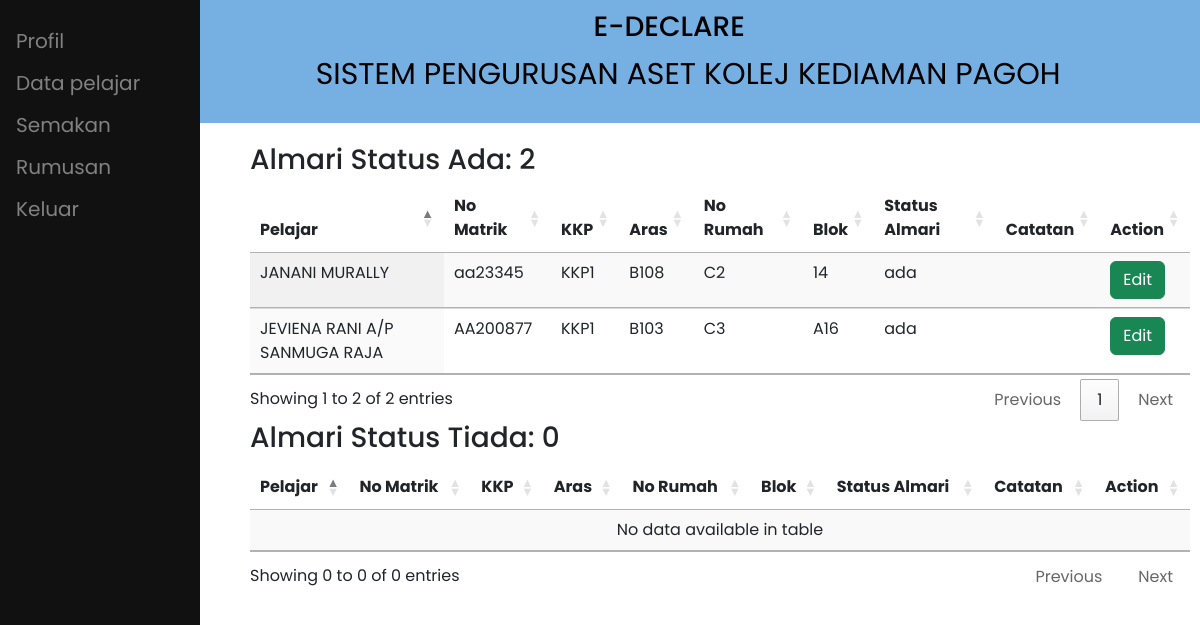
/ppas/almari.php, run on the app's committed database.
### tables this page shows
CREATE TABLE `akuan` (
  `id_akuan` int(10) NOT NULL,
  `no_matrik` varchar(8) NOT NULL,
  `id_staff` int(10) DEFAULT NULL,
  `id_ppas` int(10) DEFAULT NULL,
  `lokasi` varchar(30) NOT NULL,
  `tarikh_akuan` date NOT NULL DEFAULT current_timestamp(),
  `status` varchar(255) NOT NULL DEFAULT '0',
  `tilam_catatan` varchar(50) NOT NULL,
  `tilam_status` varchar(255) NOT NULL,
  `katil_catatan` varchar(50) NOT NULL,
  `katil_status` varchar(255) NOT NULL,
  `almari_catatan` varchar(50) NOT NULL,
  `almari_status` varchar(255) NOT NULL,
  `kerusi_catatan` varchar(50) NOT NULL,
  `kerusi_status` varchar(255) NOT NULL,
  `mbbr_catatan` varchar(50) NOT NULL,
  `mbbr_status` varchar(255) NOT NULL,
  `no_kunci` varchar(255) DEFAULT NULL,
  `jenis_borang` varchar(255) NOT NULL,
  `kkp` varchar(255) NOT NULL,
  `disahkan` int(11) NOT NULL DEFAULT 0
);

CREATE TABLE `pelajar` (
  `no_matrik` varchar(8) NOT NULL,
  `nama_pelajar` varchar(50) NOT NULL,
  `email_pelajar` varchar(100) NOT NULL,
  `kata_laluan_p` varchar(100) NOT NULL,
  `sem_no` int(1) NOT NULL,
  `tahun` int(1) NOT NULL,
  `no_telefon_p` varchar(20) NOT NULL,
  `kkp` varchar(255) DEFAULT NULL,
  `aras` varchar(255) DEFAULT NULL,
  `no_rumah` varchar(255) DEFAULT NULL,
  `blok` varchar(255) DEFAULT NULL,
  `status` int(11) NOT NULL
);

### ppas/almari.php (the view, shortened to what this page needs)
<?php
require "../conn.php";
$sql = "select count(*) as bilangan from akuan where almari_status = 'ada'";
$result = $conn->query($sql);
if ($result->num_rows > 0) {
  while ($row = $result->fetch_assoc()) {
    $almari_ada = $row['bilangan'];
  }
}
$sql = "select count(*) as bilangan from akuan where almari_status = 'tiada'";
$result = $conn->query($sql);
if ($result->num_rows > 0) {
  while ($row = $result->fetch_assoc()) {
    $almari_tiada = $row['bilangan'];
  }
}
?>
<!DOCTYPE html>
<html lang="en">
<head>
  <link rel="stylesheet" href="../css/style.css">
  <link href='https://unpkg.com/boxicons@2.1.2/css/boxicons.min.css' rel='stylesheet'>
  <link href="https://cdn.jsdelivr.net/npm/bootstrap@5.2.0-beta1/dist/css/bootstrap.min.css" rel="stylesheet">
  <link rel="stylesheet" href="https://cdn.datatables.net/1.12.1/css/jquery.dataTables.min.css">
  <link rel="stylesheet" href="https://cdn.datatables.net/buttons/2.2.3/css/buttons.dataTables.min.css">
  <link rel="stylesheet" href="../css/penerimaan_penyelia.css">
</head>
<body>
  <div class="header">
    <h3>&nbsp;&nbsp;&nbsp;&nbsp;&nbsp;&nbsp;&nbsp;&nbsp;&nbsp;&nbsp;&nbsp;&nbsp;&nbsp;&nbsp;&nbsp;&nbsp;&nbsp;&nbsp;&nbsp;E-DECLARE</h3>
    <p>&nbsp;&nbsp;&nbsp;&nbsp;&nbsp;&nbsp;&nbsp;&nbsp;&nbsp;&nbsp;&nbsp;&nbsp;&nbsp;&nbsp;&nbsp;&nbsp;&nbsp;&nbsp;&nbsp;&nbsp;&nbsp;&nbsp;SISTEM PENGURUSAN ASET KOLEJ KEDIAMAN PAGOH</p>
  </div>
  <?php include 'ppas_sidenav.php' ?>
  <div class="content">
    <h3>Almari Status Ada: <?php echo $almari_ada ?></h3>
    <table id="example" class="display table" style="width:100%">
      <thead>
        <tr>
          <th>Pelajar</th>
          <th>No Matrik</th>
          <th>KKP</th>
          <th>Aras</th>
          <th>No Rumah</th>
          <th>Blok</th>
          <th>Status Almari</th>
          <th>Catatan</th>
          <th>Action</th>
        </tr>
      </thead>
      <tbody>
        <?php
        $sql = "SELECT * from akuan inner join pelajar on akuan.no_matrik = pelajar.no_matrik where almari_status = 'ada'";
        $result = $conn->query($sql);
        if ($result->num_rows > 0) {
          while ($row = $result->fetch_assoc()) {
        ?>
            <tr>
              <td><?php echo $row['nama_pelajar'] ?></td>
              <td><?php echo $row['no_matrik'] ?></td>
              <td><?php echo $row['kkp'] ?></td>
              <td><?php echo $row['aras'] ?></td>
              <td><?php echo $row['no_rumah'] ?></td>
              <td><?php echo $row['blok'] ?></td>
              <td><?php echo $row['almari_status'] ?></td>
              <td><?php echo $row['almari_catatan'] ?></td>
              <td><a class="btn btn-success btn-block" href="edit_aset.php?almari=<?php echo $row['id_akuan']?>">Edit</a></td>
            </tr>
        <?php
          }
        }
        ?>
      </tbody>
    </table>
    <h3>Almari Status Tiada: <?php echo $almari_tiada ?></h3>
    <table id="example2" class="display table" style="width:100%; margin-top:10px">
      <thead>
        <tr>
        <th>Pelajar</th>
          <th>No Matrik</th>
          <th>KKP</th>
          <th>Aras</th>
          <th>No Rumah</th>
          <th>Blok</th>
          <th>Status Almari</th>
          <th>Catatan</th>
          <th>Action</th>
        </tr>
      </thead>
      <tbody>
      </tbody>
    </table>
  </div>
</body>
</html>

### css/style.css (style rules this page uses)
* { margin: 0; padding: 0; box-sizing: border-box; font-family: "Poppins", sans-serif; }
body { position: relative; min-height: 100vh; width: 100%; overflow: hidden; overflow-y: scroll; }
.content { width: auto; height: 1200px; margin-left: 240px; position: relative; background: #fff; top: 10px; }
td, th { border: 1px solid #999; padding: 20px; }

### css/penerimaan_penyelia.css (style rules this page uses)
.header { padding: 10px; text-align: center; background: #76B0E3; color: black; font-size: 30px; }
.content { padding: 10px; }

### data on the page
akuan: no_matrik.nama_pelajar "JEVIENA RANI A/P SANMUGA RAJA", no_matrik.no_matrik "AA200877", no_matrik.kkp "KKP1", no_matrik.aras "B103", no_matrik.no_rumah "C3", no_matrik.blok "A16", almari_status "ada"
akuan: no_matrik.nama_pelajar "JANANI MURALLY", no_matrik.no_matrik "aa23345", no_matrik.kkp "KKP1", no_matrik.aras "B108", no_matrik.no_rumah "C2", no_matrik.blok "14", almari_status "ada"

### other printed values
$almari_ada "2"
$almari_tiada "0"
